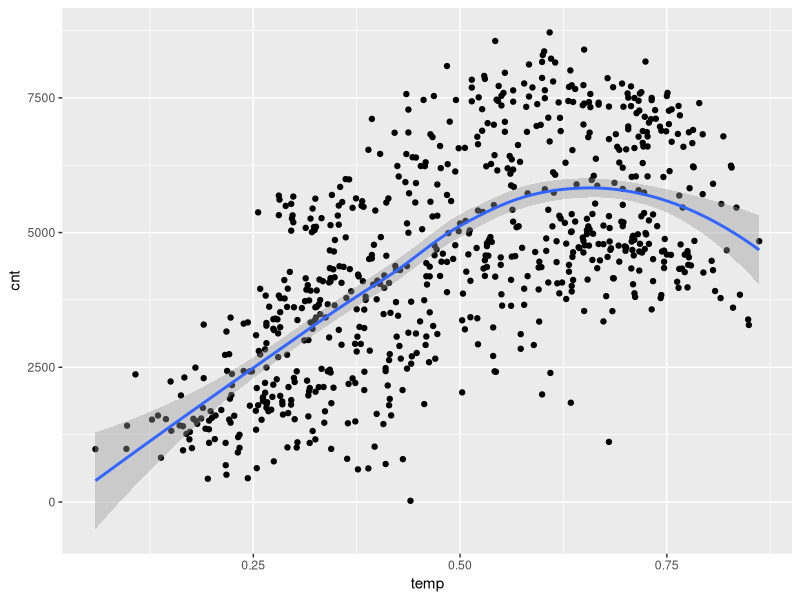
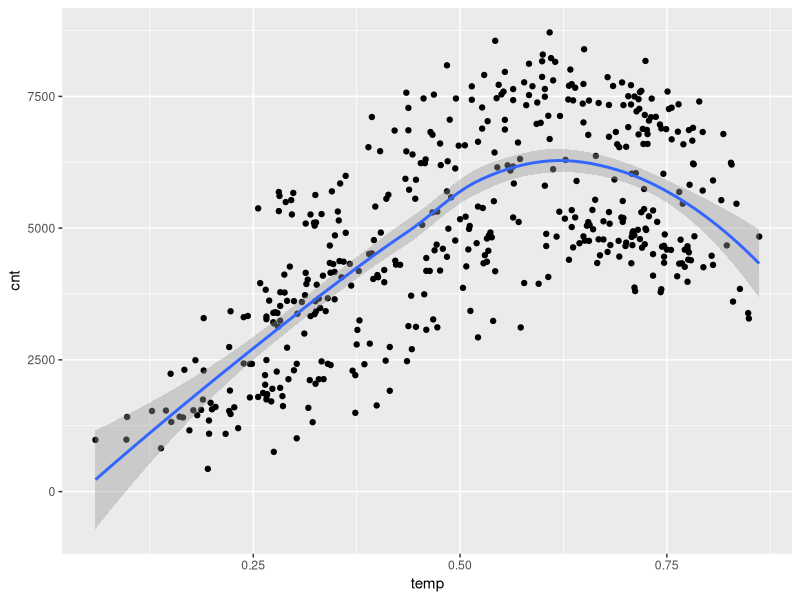

These charts were generated, in order, by the following R code: (Note: this script raises an error after producing the figures.)
# Explore bike data to see if there is a relationship between weather and ridership 

library(tidyverse)

##### Load and check data --------
df <- read_csv("data/daily_bike_data.csv")

df

#### Exploration of data relationships ----

# Time trend of ridership
p <- ggplot(data = df) +
  geom_line(aes(x = dteday, y = cnt))


# Relationship between ridership and temperature
ggplot(data = df, aes(x = temp, y = cnt)) +       
  geom_point() +
  geom_smooth()
  
# If you put the data here the baselayer and all of the other layers would use it 
# Adding the data here lets you just use the data for that layer


# What is weathersit?
summary(df$weathersit)
unique(df$weathersit)

# Dplyr verbs (some of them):
# mutate: adds new columns to your data frame (adds new variables to your dataset)
# transmute: keeps only the new columns added 
# select: selects columns from the dataset that you want to view or put into a new dataset 
# filter: filters the rows according to a logical specification

df2 <- df %>%
  dplyr::mutate(
    weather_fac = factor(weathersit,
                         levels = c(1,2,3,4),
                         labels = c("Clear", "Cloudy", "Rainy", "Heavy Rain"))
  )

df2 %>% dplyr::select(dteday, weathersit, weather_fac) 

# Two equal signs changes to testing each item against the assignment

df2 %>% 
  dplyr::filter(weather_fac == "Clear") %>%
  ggplot(aes(x = temp, y =cnt)) +
  geom_point() +
  geom_smooth()

# dplyr::select, you can drop variables in the same way you select them

df3 <- df2 %>%
  dplyr::select (-weathersit)

# can also use character lists

keep_vars <- c("dteday", "weather_fac", "temp", "cnt")
df4 <- df2 %>% select(all_of(keep_vars))

# Can do looks of keeping and moving things without having to list them all out each time 

# Other ways of filtering, both of these do the same thing, the second one is faster than listing

weather_factors_we_like <- c("Rainy", "Cloudy")
df2 %>% dplyr::filter(weather_fac == "Rainy" | weather_fac == "Cloudy")
df2 %>% dplyr::filter(weather_fac %>% weather_factors_we_like)
df2 %>% dplyr::filter(weather_fac =! "Rainy") # =! is not equal to
df2 %>% dplyr::filter(!(weather_fac %in% weather_factors_we_like)) # Selects all of the factors not in that dataset

##dplyr::summarize   #Take the dataframe and apply whatever you're doing separately to each group
df2 %>% 
  dplyr::group_by(season, weather_fac) %>%
  dplyr::summarize(
    cnt_mean = mean(cnt)
  )


### Transforming data format from long to wide or vice-versa ----

#Transform data to create separate temp variables for each month  = practice making it wide
tidyr::pivot_wider(names_prefix = "temp_", names_from = mnth, values_from = temp)

df2_a <- df2 %>% dplyr::select(season, mnth, temp)
df2_b <- df2_a %>%
  dplyr::group_by(season, mnth) %>%
  dplyr::summarize(temp_mean = mean(temp)) %>%
  dplyr::ungroup()%>%
  dplyr::select(-season)

df2_b # Need to add year variable 

# Wanted to get means for temperatures by mean and year

months <- c("January", "February", "March", "April", "May", "June", 
           "July", "August", "September", "October", "November", "December")
df_wide <- df2 %>%
  dplyr::mutate(mnth = factor(mnth, levels = months, labels = months)) %>%
  dplyr::rename(year = yr) %>%
  dplyr::select(year, mnth, temp) %>%
  dplyr::group_by(year, mnth) %>%
  dplyr::summarize(temp_mean = mean(temp)) %>%
  tidyr::pivot_wider(names_prefix = "temp_", names_from = mnth, values_from = temp_mean) %>%
  dplyr::rename_with(tolower)

## Pivoting longer  = from lots of columns to lots of roads
# cols = what columns we want to stack 
# next line is the name for the values column, and the names for the variables column
df_long <- df2 %>%
  tidyr::pivot_longer(cols = c(temp, atemp, hum, windspeed), 
                      values_to = "value", names_to = "variable")

#Pivoting wider
df_wide2 <- df_long %>%
  tidyr::pivot_wider(names_prefix = "v_", names_from = variable, values_from = value)

 
# Shorter example by Matt - literally just flips columns and rows

df3 %>%
  group_by(weekday) %>%
  summarize(mean_temp = mean(temp)) %>%
  pivot_wider(names_from = weekday, 
              values_from = mean_temp)

## Facetting 
# Creating multiple plots for each category of data that you want to look at 

p <- ggplot(data = df2, aes(x = temp, y = cnt)) +
  geom_point(shape = 21, color = "orangered") +
  geom_smooth(method = "lm", formula = y ~ poly(x, 2), color = "steelblue", se = FALSE) +
  facet_wrap(~ weather_fac, scales = "free_y") +
  labs(x = "Temperature", y = "Ridership Count") +
  ggtitle("Relationship between temperature and ridership") +
  theme_linedraw() +
  theme(strip.background = element_rect(fill = NA),
        strip.text = element_text(color = "black"))

ggsave(plot = p, filename = "temp_count_scatter.png")


## Plotting with a longer data frame 

ggplot(data = df_long, aes(x = value, y = cnt, color = variable)) +
  geom_point() +
  geom_smooth(se = FALSE) +
  facet_wrap(~ weather_fac)
  